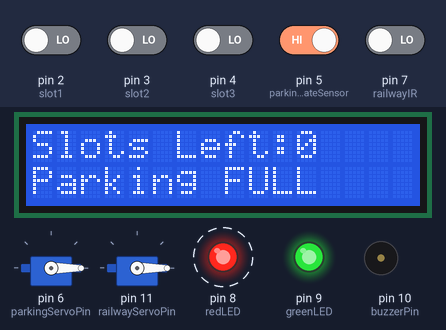
A sketch run on a simulated Arduino Uno, built with avr-gcc and run on an emulated ATmega328P. Shown: 16×2 character LCD, 2 × servo, output pins drawn as LEDs (lit = HIGH), buzzer (waves = sounding). Dashed ring = blinking. Inputs (shaded band) come from the test bench; at power-on: pin 5 (parkingGateSensor) HIGH, pin 2 (slot1), pin 3 (slot2), pin 4 (slot3), pin 7 (railwayIR) LOW.

Above: at 1.27 s.
1.3 s: pin 2 (slot1) driven HIGH
At 1.97 s:
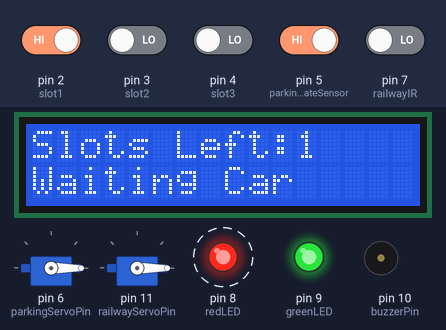
3.6 s: pin 5 (parkingGateSensor) driven LOW
At 3.79 s:
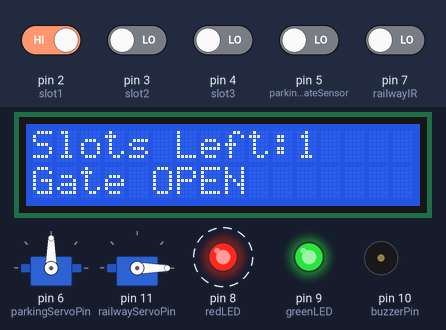
6.0 s: pin 3 (slot2) driven HIGH
At 6.57 s:
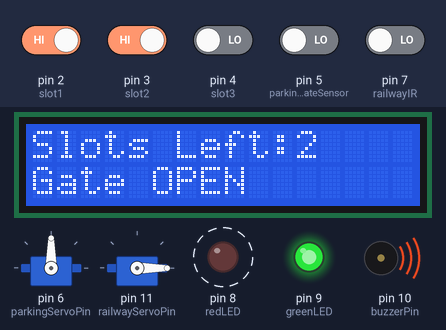
7.5 s: pin 4 (slot3) driven HIGH
At 8.11 s:
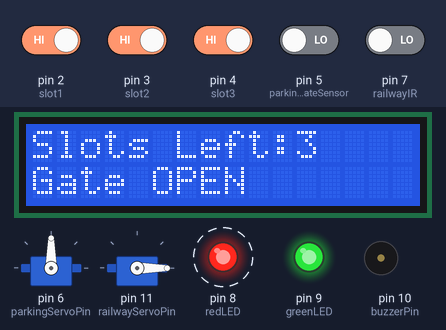
9.0 s: pin 5 (parkingGateSensor) driven HIGH
At 10.27 s:
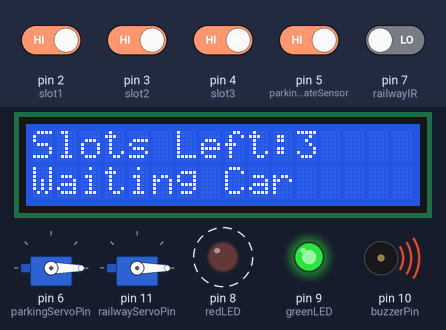
11.1 s: pin 2 (slot1) driven LOW
At 11.78 s:
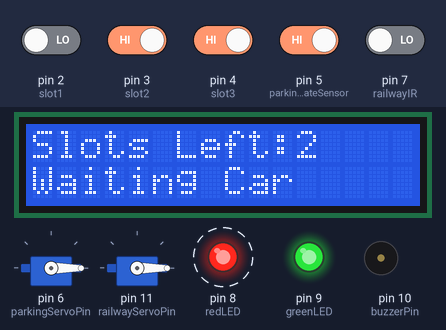
Timing chart, 0 to 13.6 s (numbered marks = the images above; inputs shaded):
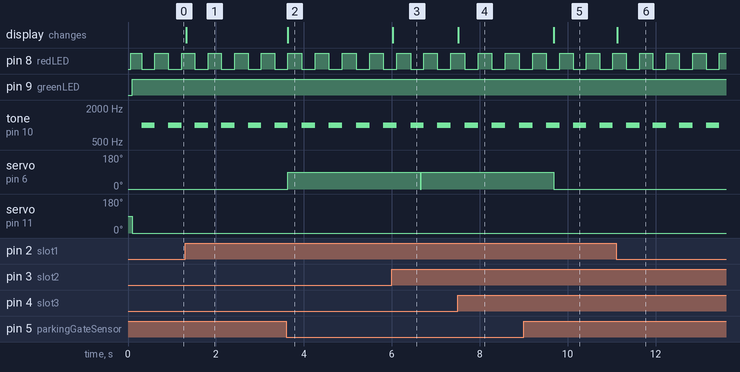

Measured:
- after the input at 1.3 s, the display: changes at once (image 1)
- after the input at 3.6 s, servo on pin 6 (parkingServoPin): 0° → 90° at once; the display: changes at once (image 2)
- after the input at 6.0 s, the display: changes at once (image 3)
- after the input at 7.5 s, the display: changes at once (image 4)
- after the input at 9.0 s, servo on pin 6 (parkingServoPin): goes on until 9.7 s, then stays 0°; the display: changes after 0.68 s (image 5)
- after the input at 11.1 s, the display: changes at once (image 6)
- by itself, pin 8 (redLED): alternates HIGH for 0.30 s and LOW for 0.30 s
- by itself, tone on pin 10 (buzzerPin): alternates 1000 Hz for 0.30 s and silent for 0.30 s

The sketch:

parking_and_railway.ino
```cpp
#include <Wire.h>
#include <LiquidCrystal_I2C.h>
#include <Servo.h>

LiquidCrystal_I2C lcd(0x27, 16, 2);

Servo parkingServo;
Servo railwayServo;

const int slot1 = 2;
const int slot2 = 3;
const int slot3 = 4;
const int parkingGateSensor = 5;

const int railwayIR = 7;
const int redLED = 8;
const int greenLED = 9;
const int buzzerPin = 10;

const int parkingServoPin = 6;
const int railwayServoPin = 11;

unsigned long previousMillis = 0;
bool warningState = false;

bool parkingGateOpen = false;
unsigned long gateOpenTime = 0;

bool crossingActive = false;
unsigned long trainGoneTime = 0;

void setup() {

  pinMode(slot1, INPUT);
  pinMode(slot2, INPUT);
  pinMode(slot3, INPUT);
  pinMode(parkingGateSensor, INPUT);

  pinMode(railwayIR, INPUT);

  pinMode(redLED, OUTPUT);
  pinMode(greenLED, OUTPUT);
  pinMode(buzzerPin, OUTPUT);

  lcd.init();
  lcd.backlight();

  parkingServo.attach(parkingServoPin);
  railwayServo.attach(railwayServoPin);

  parkingServo.write(0);
  railwayServo.write(90);

  digitalWrite(redLED, HIGH);
  digitalWrite(greenLED, LOW);

  noTone(buzzerPin);
}

void loop() {

  parkingSystem();

  railwaySystem();
}

void parkingSystem() {

  int s1 = digitalRead(slot1);
  int s2 = digitalRead(slot2);
  int s3 = digitalRead(slot3);

  int available = 0;

  if (s1 == HIGH) available++;
  if (s2 == HIGH) available++;
  if (s3 == HIGH) available++;

  lcd.setCursor(0, 0);
  lcd.print("Slots Left:");
  lcd.print(available);
  lcd.print(" ");

  int gateSensorState = digitalRead(parkingGateSensor);

  if (gateSensorState == LOW &&
      available > 0 &&
      !parkingGateOpen) {

    parkingServo.write(90);

    parkingGateOpen = true;
    gateOpenTime = millis();

    lcd.setCursor(0, 1);
    lcd.print("Gate OPEN      ");
  }

  if (parkingGateOpen &&
      millis() - gateOpenTime >= 3000) {

    parkingServo.write(0);
    parkingGateOpen = false;
  }

  if (!parkingGateOpen) {

    lcd.setCursor(0, 1);

    if (available > 0)
      lcd.print("Waiting Car    ");
    else
      lcd.print("Parking FULL   ");
  }
}

void railwaySystem() {

  bool trainDetected = (digitalRead(railwayIR) == LOW);

  if (trainDetected) {

    crossingActive = true;

    railwayServo.write(0);

    digitalWrite(greenLED, HIGH);

    warningSignal();

    trainGoneTime = 0;
  }

  else {

    if (crossingActive) {

      if (trainGoneTime == 0) {
        trainGoneTime = millis();
      }

      warningSignal();

      if (millis() - trainGoneTime >= 5000) {

        railwayServo.write(90);

        digitalWrite(greenLED, LOW);
        digitalWrite(redLED, HIGH);

        noTone(buzzerPin);

        crossingActive = false;
        trainGoneTime = 0;
      }
    }

    else {

      railwayServo.write(90);

      digitalWrite(greenLED, LOW);
      digitalWrite(redLED, HIGH);

      noTone(buzzerPin);
    }
  }
}

void warningSignal() {

  if (millis() - previousMillis >= 300) {

    previousMillis = millis();

    warningState = !warningState;

    if (warningState) {

      digitalWrite(redLED, LOW);
      tone(buzzerPin, 1000);

    } else {

      digitalWrite(redLED, HIGH);
      noTone(buzzerPin);
    }
  }
}
```
